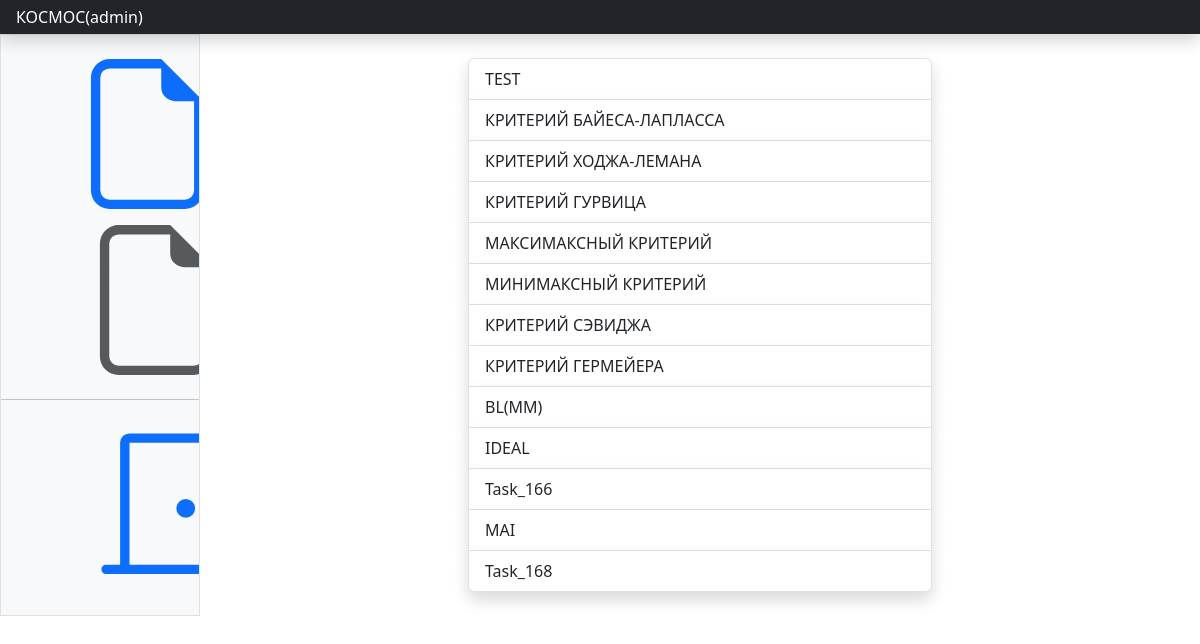
The app's page / (signed in) with its own data.
### products/models.py (models this page shows, shortened)
class Task(models.Model):
    user = models.ForeignKey(User, verbose_name='Пользователь', on_delete=models.PROTECT)
    name = models.CharField(max_length=150)
    result = models.JSONField(default=dict, blank=True)
    methods = models.ManyToManyField(Method)
    aux_params = models.JSONField(default=dict, blank=True)
    changed = models.BooleanField(default=False)
    enable_normalization = models.BooleanField(default=False)
    use_normalized = models.BooleanField(default=False)

### products/views.py (the view)
# urls.py: path('', tasks, name='list_tasks'),
def tasks(request):
    if not request.user.is_authenticated:
        return redirect('products:login_view')
    else:
        tasks = list()
        if request.user.is_active:
            if request.user.is_superuser:
                tasks = Task.objects.filter()
            else:
                tasks = Task.objects.filter(user=request.user)
        return render(request, "tasks/tasks.html", {'tasks': tasks, 'is_task_list':'disabled'})

### templates/tasks/tasks.html
{% extends "main.html" %}
{% block content %}
<div class="container-fluid">
    <div class="row justify-content-md-center">
        <div class="col-md-6">
            <div class="list-group ">
                {% for task in tasks %}
                <a href="{% url 'products:task' task.id %}" class="list-group-item list-group-item-action shadow">{{ task.name }}</a>
                {% endfor %}
            </div>
        </div>
    </div>
</div>
{% endblock content %}

### templates/main.html (shortened to what this page needs)
{% extends "base.html" %}
{% block main %}
<header class="navbar sticky-top bg-dark flex-md-nowrap p-0 shadow" data-bs-theme="dark">
    <a class="navbar-brand col-md-3 col-lg-2 me-0 px-3 fs-6 text-white" href="/">КОСМОС({{ user }})</a>
</header>
<div class="container-fluid">
    <div class="row">
        <div class="sidebar border border-right col-md-3 col-lg-2 p-0 bg-body-tertiary">
            <div class="offcanvas-md offcanvas-end bg-body-tertiary" tabindex="-1" id="sidebarMenu" aria-labelledby="sidebarMenuLabel">
                <div class="offcanvas-body d-md-flex flex-column p-0 pt-lg-3 overflow-y-auto">
                    <ul class="nav flex-column">
                        <li class="nav-item"><a class="nav-link {{ is_add_task }} d-flex align-items-center gap-2" href="{% url 'products:add_task' %}">      <svg class="bi"><use xlink:href="#file-earmark"></use></svg>Добавить задачу</a></li>
                        <li class="nav-item disabled" ><a class="nav-link {{ is_task_list }} d-flex align-items-center gap-2" href="{% url 'products:list_tasks' %}">    <svg class="bi"><use xlink:href="#file-earmark"></use></svg>Список задач</a></li>
                    </ul>
                    <hr class="my-3">
                    <ul class="nav flex-column mb-auto">
                        <li class="nav-item">
                            <form action="{% url 'logout' %}" method="post">
                                <button type="submit" class="nav-link d-flex align-items-center gap-2"><svg class="bi">
                                    <use xlink:href="#door-closed"></use>
                                </svg>Выход</button>
                            </form>
                        </li>
                    </ul>
                </div>
            </div>
        </div>
        <main class="col-md-9 ms-sm-auto col-lg-10 px-md-4">
            <div class="my-4 w-100">
                <div class="row">
                    {% block content %}{% endblock %}
                </div>
            </div>
        </main>
    </div>
</div>
{% endblock main %}

### templates/base.html (style rules this page uses)
.bi { vertical-align: -.125em; fill: currentColor; }

### records on screen
Task: name "TEST"
Task: name "КРИТЕРИЙ БАЙЕСА-ЛАПЛАССА"
Task: name "КРИТЕРИЙ ХОДЖА-ЛЕМАНА"
Task: name "КРИТЕРИЙ ГУРВИЦА"
Task: name "МАКСИМАКСНЫЙ КРИТЕРИЙ"
Task: name "МИНИМАКСНЫЙ КРИТЕРИЙ"
Task: name "КРИТЕРИЙ СЭВИДЖА"
Task: name "КРИТЕРИЙ ГЕРМЕЙЕРА"
Task: name "BL(MM)"
Task: name "IDEAL"
Task: name "Task_166"
Task: name "MAI"
Task: name "Task_168"

### other values on screen
{{ user }} "admin"
